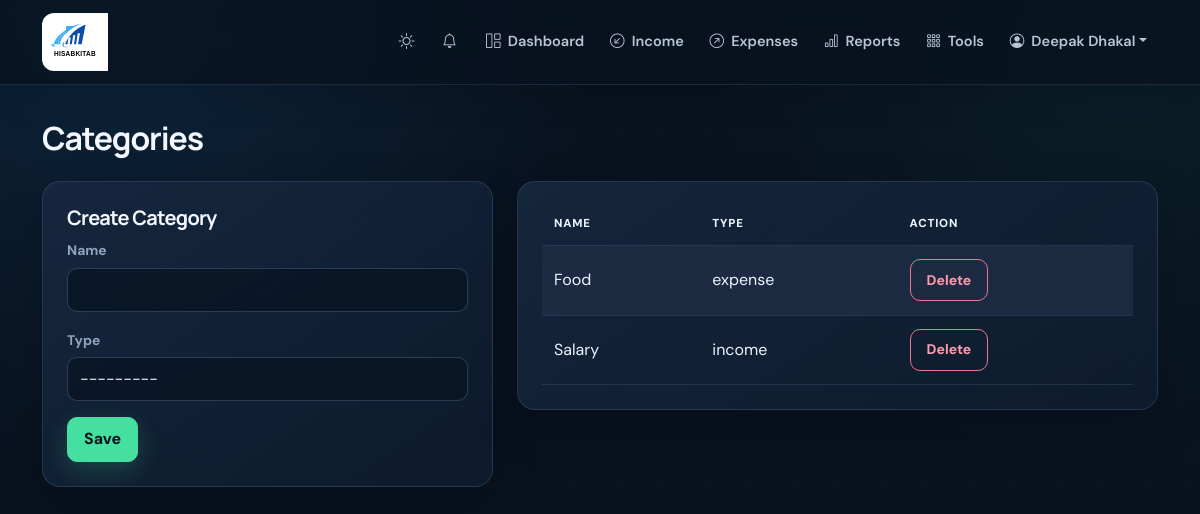
Page /categories/ (signed in) on the earlier database version.
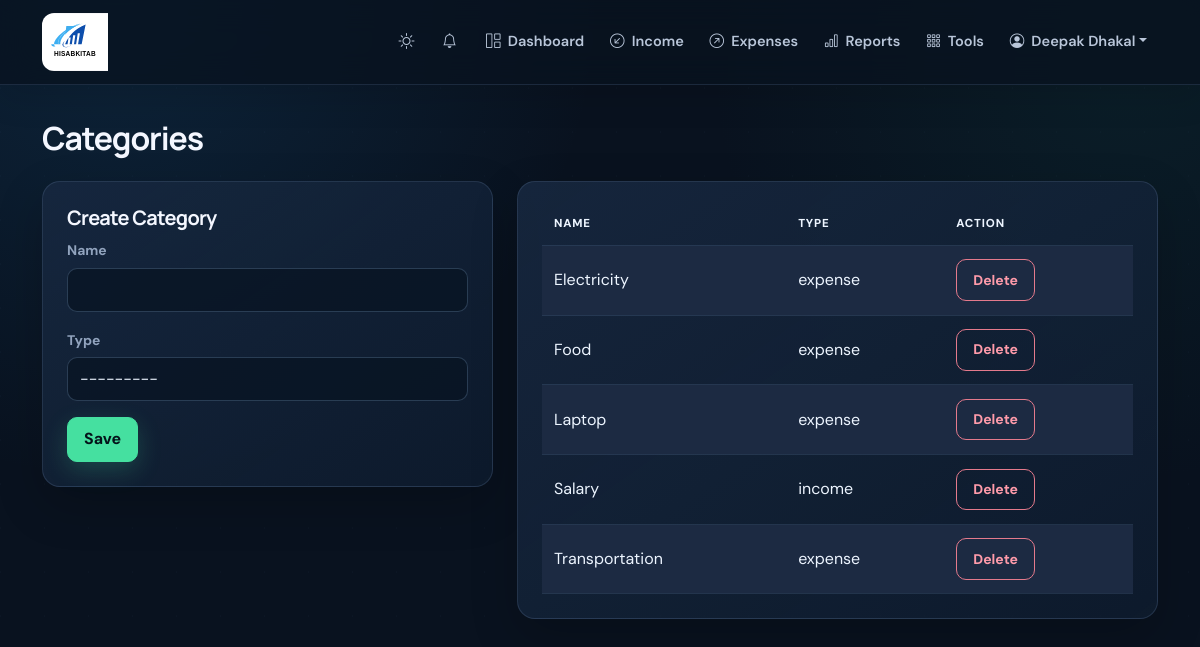
Same page on the later database version.
### finance/models.py (models this page shows, shortened)
class Category(models.Model):
    CATEGORY_TYPES = (
        ('income', 'Income'),
        ('expense', 'Expense'),
    )
    user = models.ForeignKey(User, on_delete=models.CASCADE, related_name='categories')
    name = models.CharField(max_length=100)
    type = models.CharField(max_length=10, choices=CATEGORY_TYPES)
    created_at = models.DateTimeField(auto_now_add=True)
    class Meta:
        ordering = ['name']
        unique_together = ('user', 'name', 'type')

### finance/views.py (the view)
# urls.py: path('categories/', views.category_list, name='categories'),
@login_required
def category_list(request):
    categories = Category.objects.filter(user=request.user)
    if request.method == 'POST':
        form = CategoryForm(request.POST, user=request.user)
        if form.is_valid():
            category = form.save(commit=False)
            category.user = request.user
            category.save()
            messages.success(request, 'Category created successfully.')
            return redirect('categories')
    else:
        form = CategoryForm(user=request.user)
    return render(request, 'finance/categories.html', {'categories': categories, 'form': form})

### finance/forms.py (shortened to what this page needs)
class CategoryForm(StyledFormMixin, forms.ModelForm):
    class Meta:
        model = Category
        fields = ('name', 'type')
    def __init__(self, *args, user=None, **kwargs):
        self.user = user
        super().__init__(*args, **kwargs)

### finance/context_processors.py (called while the page is built)
def notifications(request):
    if not request.user.is_authenticated:
        return {}
    notification_qs = request.user.notifications.filter(is_read=False)
    return {
        'unread_notifications': notification_qs[:5],
        'unread_notification_count': notification_qs.count(),
    }

### finance/templates/finance/categories.html (shortened to what this page needs)
{% extends 'finance/base.html' %}
{% block content %}
<h2 class="mb-4">Categories</h2>
<div class="row">
    <div class="col-lg-5">
        <div class="card shadow-sm p-4">
            <h5>Create Category</h5>
            <form method="post">
                {% for field in form %}
                <div class="mb-3">
                    <label class="form-label">{{ field.label }}</label>
                    {{ field }}
                </div>
                {% endfor %}
                <button class="btn btn-primary" type="submit">Save</button>
            </form>
        </div>
    </div>
    <div class="col-lg-7">
        <div class="card shadow-sm p-4">
            <table class="table table-striped">
                <thead><tr><th>Name</th><th>Type</th><th>Action</th></tr></thead>
                <tbody>
                    {% for category in categories %}
                    <tr><td>{{ category.name }}</td><td>{{ category.type }}</td><td><a href="{% url 'category_delete' category.id %}" class="btn btn-sm btn-outline-danger">Delete</a></td></tr>
                    {% empty %}<tr><td colspan="3">No categories yet.</td></tr>{% endfor %}
                </tbody>
            </table>
        </div>
    </div>
</div>
{% endblock %}

Differences in the rows shown:
added Category: name "Electricity", type "expense"
added Category: name "Laptop", type "expense"
added Category: name "Transportation", type "expense"
